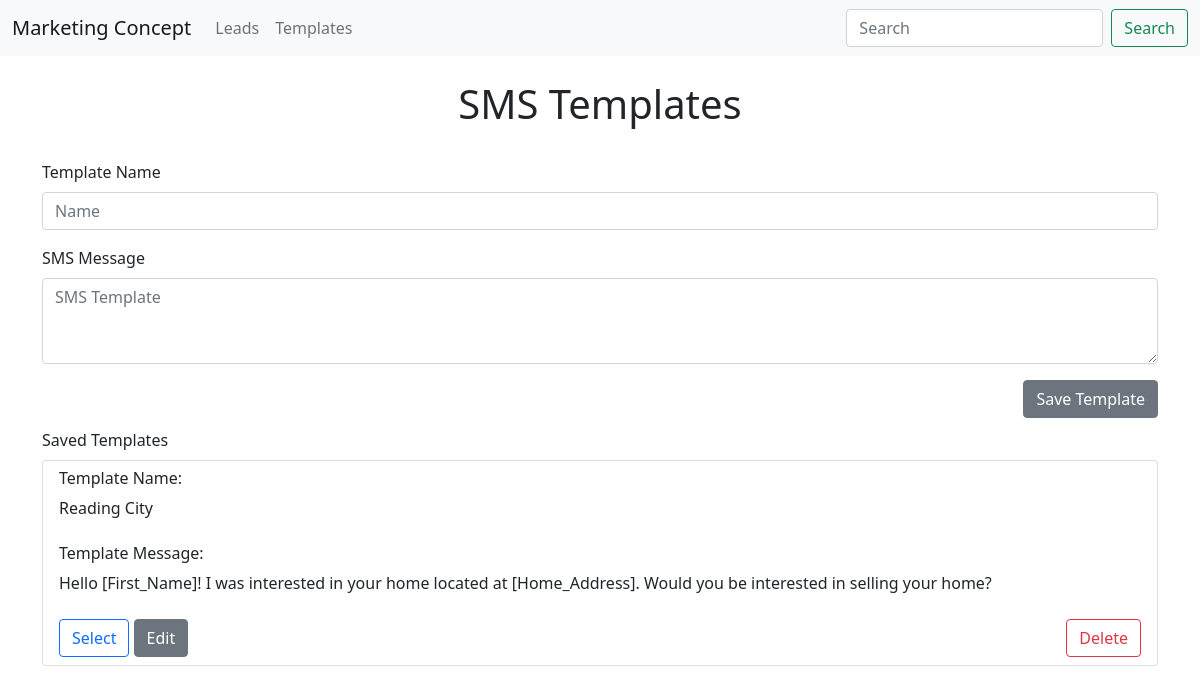
Page /templates on the earlier database version.
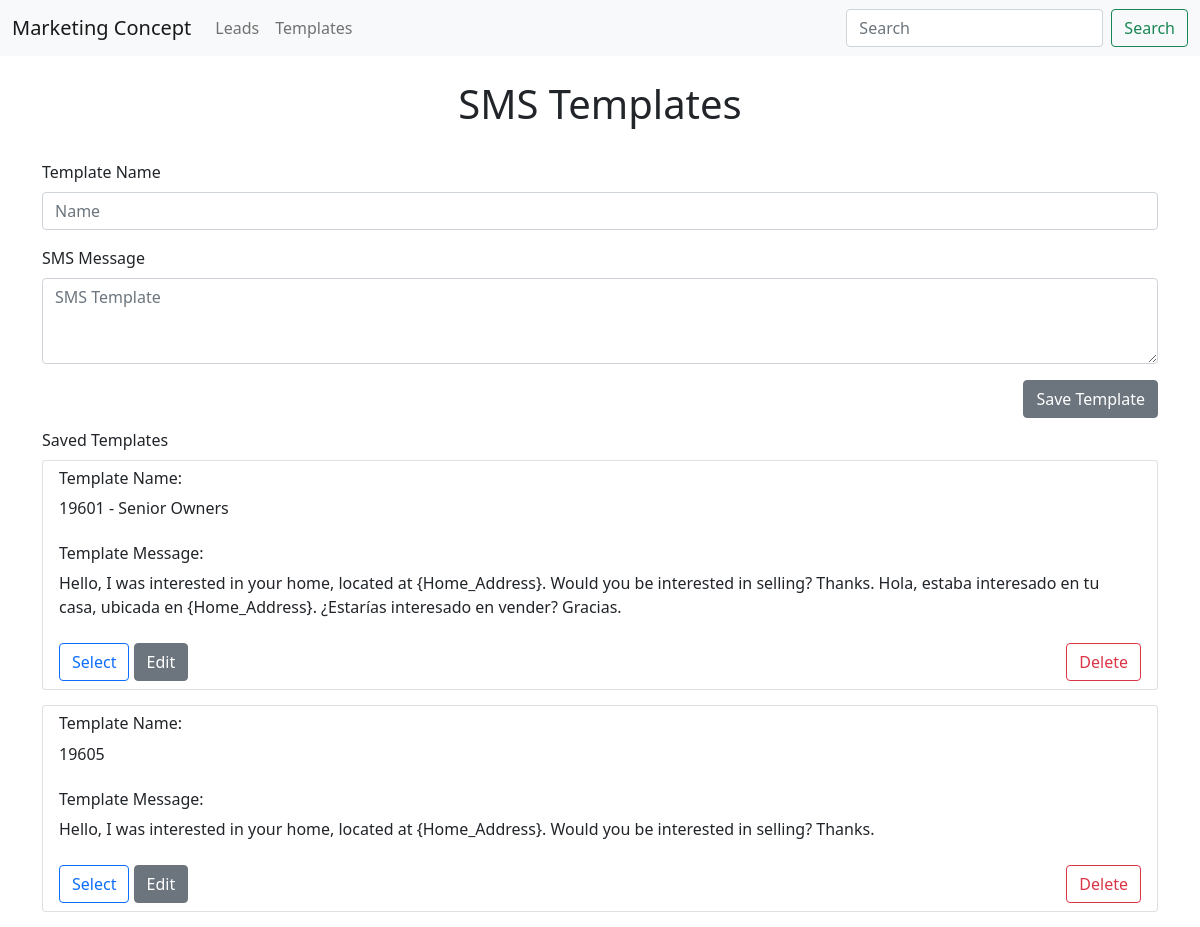
Same page on the later database version.
### app.py (models this page shows, shortened)
class Template(db.Model):
    id = db.Column(db.Integer, primary_key=True)
    name = db.Column(db.String(200), nullable=False)
    message = db.Column(db.String(200), nullable=False)

### app.py (the view)
@app.route('/templates', methods = ["POST", "GET"])
def templates():
    if request.method == 'POST':
        temp_name = request.form['name']
        temp_message = request.form['message']
        sms = Template(name=temp_name, message=temp_message)
        try:
            db.session.add(sms)
            db.session.commit()
            return redirect('/templates')
        except:
            return 'There was an issue adding your template'
    else:
        sms_templates = Template.query.all()
        return render_template('templates.html', sms_templates=sms_templates)

### templates/templates.html (shortened to what this page needs)
{% extends 'base.html' %}
{% block body %}
    <br>
    <h1 style="text-align: center;">SMS Templates</h1>
    <br>
    <form action="" method="POST">
        <div class="mb-3">
            <label class="form-label">Template Name</label>
            <input class="form-control" placeholder="Name" name="name">
        </div>
        <div class="mb-3">
            <label class="form-label">SMS Message</label>
            <textarea class="form-control" rows="3" placeholder="SMS Template" name="message"></textarea>
        </div>
        <div style="float: right;">
            <input class="btn btn-secondary" type="submit" value="Save Template">
          </div>
    </form>
    <br><br>
    <label class="form-label">Saved Templates</label>
    {% for template in sms_templates%}
        <ul class="list-group" style="margin-bottom: 15px;">
            <li class="list-group-item">
                <h6>Template Name:</h6> {{template.name}} <br><br>
                <h6>Template Message:</h6> {{template.message}} <br><br>
                <a href="/delete/{{template.id}}"><button class="btn btn-outline-danger" style="float: right;">Delete</button></a>
                <input type="submit" name="select_template" value="Select" class="btn btn-outline-primary">
                <a href="/update/{{template.id}}"><button class="btn btn-secondary">Edit</button></a>
            </li>
        </ul>
    {% endfor %}
{% endblock %}

### templates/base.html (shortened to what this page needs)
<!DOCTYPE html>
<html lang="en">
<head>
    <link rel="stylesheet" href="{{ url_for('static', filename='css/main.css')}}">
    <link href="https://cdn.jsdelivr.net/npm/bootstrap@5.0.2/dist/css/bootstrap.min.css" rel="stylesheet">
</head>
<body>
    {% include 'navbar.html' %}
    <div class="container">
        {% block body %}{%  endblock %}
    </div>
</body>
</html>

### templates/navbar.html (shortened to what this page needs)
<nav class="navbar navbar-expand-lg navbar-light bg-light">
    <div class="container-fluid">
      <a class="navbar-brand" href="{{ url_for('index') }}">Marketing Concept</a>
      <div class="collapse navbar-collapse" id="navbarSupportedContent">
        <ul class="navbar-nav me-auto mb-2 mb-lg-0">
          <li class="nav-item">
            <a class="nav-link" href="{{ url_for('leads') }}">Leads</a>
          </li>
          <li class="nav-item">
            <a class="nav-link" href="{{ url_for('templates') }}">Templates</a>
          </li>
        </ul>
        <form class="d-flex">
          <input class="form-control me-2" type="search" placeholder="Search" aria-label="Search">
          <button class="btn btn-outline-success" type="submit">Search</button>
        </form>
      </div>
    </div>
  </nav>

Differences in the rows shown:
added Template: name "19601 - Senior Owners", message "Hello, I was interested in your home, located at {Home_Address}. Would you be interested in selling? Thanks. Hola, estaba interesado en tu casa, ubicada en {Home_Address}. ¿Estarías interesado en vender? Gracias."
changed Template: name "Reading City" → "19605"; message "Hello [First_Name]! I was interested in your home located at [Home_Address]. Would you be interested in selling your home?" → "Hello, I was interested in your home, located at {Home_Address}. Would you be interested in selling? Thanks."
